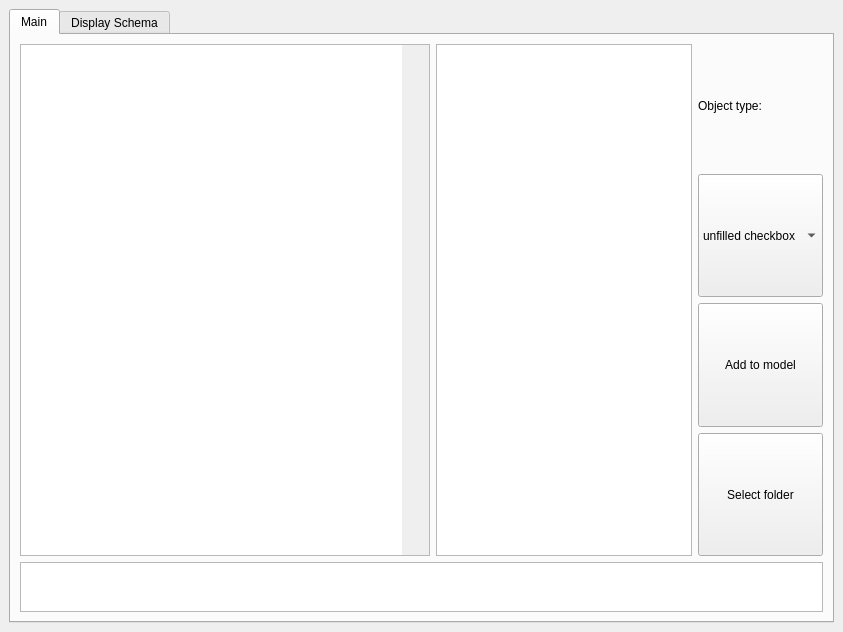
<?xml version="1.0" encoding="UTF-8"?>
<ui version="4.0">
    <class>MainWindow</class>
    <widget class="QMainWindow" name="MainWindow">
        <property name="geometry">
            <rect>
                <x>0</x>
                <y>0</y>
                <width>843</width>
                <height>632</height>
            </rect>
        </property>
        <property name="windowTitle">
            <string>XML Creator</string>
        </property>
        <widget class="QWidget" name="centralwidget">
            <layout class="QVBoxLayout" name="verticalLayout">
                <item>
                    <widget class="QTabWidget" name="tabWidget">
                        <property name="currentIndex">
                            <number>0</number>
                        </property>
                        <widget class="QWidget" name="mainTab">
                            <attribute name="title">
                                <string>Main</string>
                            </attribute>
                            <layout class="QVBoxLayout" name="verticalLayout_2">
                                <item>
                                    <layout class="QHBoxLayout" name="horizontalLayout">
                                        <item>
                                            <widget class="QScrollArea" name="scrollArea">
                                                <property name="autoFillBackground">
                                                    <bool>false</bool>
                                                </property>
                                                <property name="styleSheet">
                                                    <string notr="true"/>
                                                </property>
                                                <property name="verticalScrollBarPolicy">
                                                    <enum>Qt::ScrollBarAsNeeded</enum>
                                                </property>
                                                <property name="horizontalScrollBarPolicy">
                                                    <enum>Qt::ScrollBarAsNeeded</enum>
                                                </property>
                                                <property name="sizeAdjustPolicy">
                                                    <enum>QAbstractScrollArea::AdjustIgnored</enum>
                                                </property>
                                                <property name="widgetResizable">
                                                    <bool>true</bool>
                                                </property>
                                                <widget class="QWidget" name="scrollAreaWidgetContents">
                                                    <property name="geometry">
                                                        <rect>
                                                            <x>0</x>
                                                            <y>0</y>
                                                            <width>379</width>
                                                            <height>505</height>
                                                        </rect>
                                                    </property>
                                                    <widget class="QLabel" name="label">
                                                        <property name="geometry">
                                                            <rect>
                                                                <x>0</x>
                                                                <y>0</y>
                                                                <width>381</width>
                                                                <height>511</height>
                                                            </rect>
                                                        </property>
                                                        <property name="sizePolicy">
                                                            <sizepolicy hsizetype="Expanding" vsizetype="Expanding">
                                                                <horstretch>0</horstretch>
                                                                <verstretch>0</verstretch>
                                                            </sizepolicy>
                                                        </property>
                                                        <property name="styleSheet">
                                                            <string notr="true">background-color: rgb(255, 255, 255);
                                                            </string>
                                                        </property>
                                                        <property name="text">
                                                            <string/>
                                                        </property>
                                                    </widget>
                                                </widget>
                                            </widget>
                                        </item>
                                        <item>
                                            <widget class="QListWidget" name="images_list">
                                                <property name="sizePolicy">
                                                    <sizepolicy hsizetype="Preferred" vsizetype="Preferred">
                                                        <horstretch>0</horstretch>
                                                        <verstretch>0</verstretch>
                                                    </sizepolicy>
                                                </property>
                                            </widget>
                                        </item>
                                        <item>
                                            <layout class="QGridLayout" name="gridLayout_2">
                                                <item row="2" column="0">
                                                    <widget class="QPushButton" name="add_to_model_button">
                                                        <property name="sizePolicy">
                                                            <sizepolicy hsizetype="Preferred" vsizetype="Preferred">
                                                                <horstretch>0</horstretch>
                                                                <verstretch>0</verstretch>
                                                            </sizepolicy>
                                                        </property>
                                                        <property name="text">
                                                            <string>Add to model</string>
                                                        </property>
                                                    </widget>
                                                </item>
                                                <item row="0" column="0">
                                                    <widget class="QLabel" name="type_label">
                                                        <property name="sizePolicy">
                                                            <sizepolicy hsizetype="Minimum" vsizetype="Minimum">
                                                                <horstretch>0</horstretch>
                                                                <verstretch>0</verstretch>
                                                            </sizepolicy>
                                                        </property>
                                                        <property name="text">
                                                            <string>Object type:</string>
                                                        </property>
                                                    </widget>
                                                </item>
                                                <item row="1" column="0">
                                                    <widget class="QComboBox" name="types_box">
                                                        <property name="sizePolicy">
                                                            <sizepolicy hsizetype="Preferred" vsizetype="Preferred">
                                                                <horstretch>0</horstretch>
                                                                <verstretch>0</verstretch>
                                                            </sizepolicy>
                                                        </property>
                                                        <item>
                                                            <property name="text">
                                                                <string>unfilled checkbox</string>
                                                            </property>
                                                        </item>
                                                        <item>
                                                            <property name="text">
                                                                <string>filled checkbox</string>
                                                            </property>
                                                        </item>
                                                        <item>
                                                            <property name="text">
                                                                <string>checkmark</string>
                                                            </property>
                                                        </item>
                                                    </widget>
                                                </item>
                                                <item row="3" column="0">
                                                    <widget class="QPushButton" name="folder_select_button">
                                                        <property name="sizePolicy">
                                                            <sizepolicy hsizetype="Preferred" vsizetype="Preferred">
                                                                <horstretch>0</horstretch>
                                                                <verstretch>0</verstretch>
                                                            </sizepolicy>
                                                        </property>
                                                        <property name="text">
                                                            <string>Select folder</string>
                                                        </property>
                                                    </widget>
                                                </item>
                                            </layout>
                                        </item>
                                    </layout>
                                </item>
                                <item>
                                    <widget class="QTextEdit" name="point_coords_output">
                                        <property name="sizePolicy">
                                            <sizepolicy hsizetype="Preferred" vsizetype="Minimum">
                                                <horstretch>0</horstretch>
                                                <verstretch>0</verstretch>
                                            </sizepolicy>
                                        </property>
                                        <property name="minimumSize">
                                            <size>
                                                <width>0</width>
                                                <height>50</height>
                                            </size>
                                        </property>
                                        <property name="maximumSize">
                                            <size>
                                                <width>16777215</width>
                                                <height>50</height>
                                            </size>
                                        </property>
                                        <property name="textInteractionFlags">
                                            <set>Qt::TextSelectableByKeyboard|Qt::TextSelectableByMouse</set>
                                        </property>
                                    </widget>
                                </item>
                            </layout>
                        </widget>
                        <widget class="QWidget" name="schema_tab">
                            <attribute name="title">
                                <string>Display Schema</string>
                            </attribute>
                            <layout class="QVBoxLayout" name="verticalLayout_3">
                                <item>
                                    <layout class="QHBoxLayout" name="horizontalLayout_2">
                                        <item>
                                            <widget class="QTextEdit" name="schema_output">
                                                <property name="textInteractionFlags">
                                                    <set>Qt::TextSelectableByKeyboard|Qt::TextSelectableByMouse</set>
                                                </property>
                                            </widget>
                                        </item>
                                        <item>
                                            <widget class="QTreeView" name="objects_list_view">
                                                <property name="editTriggers">
                                                    <set>QAbstractItemView::NoEditTriggers</set>
                                                </property>
                                            </widget>
                                        </item>
                                    </layout>
                                </item>
                                <item>
                                    <layout class="QHBoxLayout" name="horizontalLayout_3">
                                        <item>
                                            <widget class="QPushButton" name="save_schema_button">
                                                <property name="text">
                                                    <string>Save Schema</string>
                                                </property>
                                            </widget>
                                        </item>
                                        <item>
                                            <widget class="QPushButton" name="delete_object_button">
                                                <property name="text">
                                                    <string>Delete object</string>
                                                </property>
                                            </widget>
                                        </item>
                                    </layout>
                                </item>
                            </layout>
                        </widget>
                    </widget>
                </item>
            </layout>
        </widget>
    </widget>
    <resources/>
    <connections/>
    <designerdata>
        <property name="gridDeltaX">
            <number>10</number>
        </property>
        <property name="gridDeltaY">
            <number>10</number>
        </property>
        <property name="gridSnapX">
            <bool>true</bool>
        </property>
        <property name="gridSnapY">
            <bool>true</bool>
        </property>
        <property name="gridVisible">
            <bool>true</bool>
        </property>
    </designerdata>
</ui>
